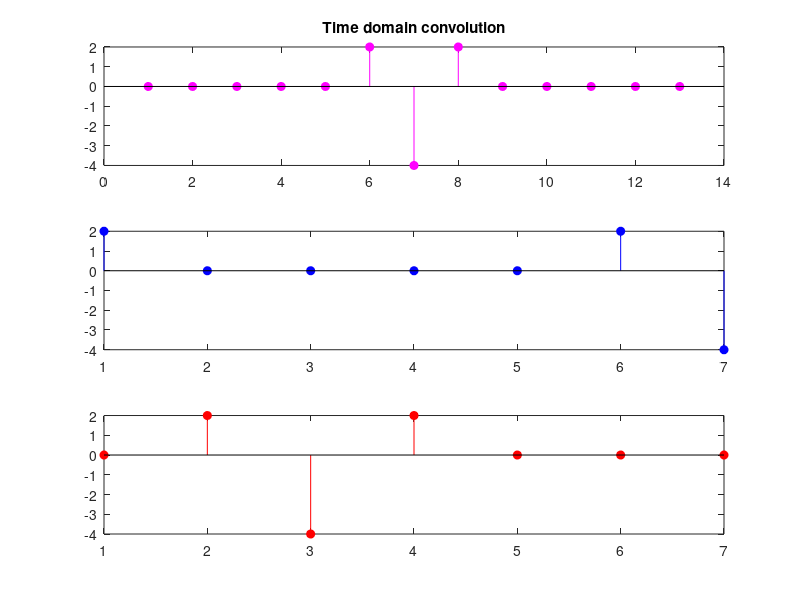
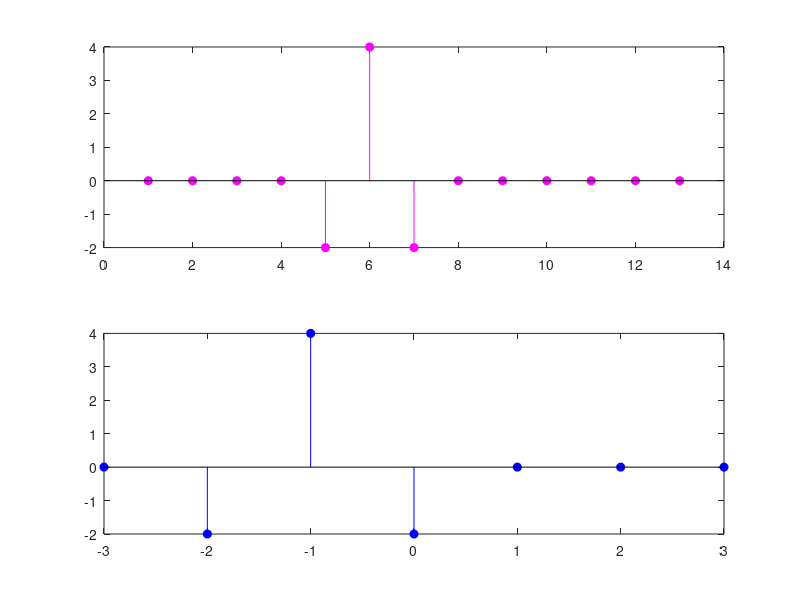

MATLAB code for these plots, in order:
%% Frequency domain manipulation - cross correlation

f = [0 0 1 -1 0 0 0]; 
g = [0 0 0 2 -2 0 0]; 

co = conv(f,g); 
xc = xcorr(f,g); 

%Convert to freq domain

F = fft(f);
G = fft(g);

figure(1)
subplot(3,1,1)
stem(co,'Filled','m')
title('Time domain convolution')

subplot(3,1,2)
CO = F.*G;  % . for two vectors multiplied together. It is now a complex vector
stem(ifft(CO),'filled','b') %one piece of a repeating time series. Very periodic time series. Sinusoids will go onto infinity. Takes complex numbers and brings them back into the time domain.
title('') 

subplot(3,1,3)
CO = F .*G; 
stem(fftshift(ifft(CO)),'Filled','r')

%'same' will truncate zeros 

%%
figure(2); clf;
xc = xcorr(f,g); 

subplot(2,1,1)
stem(xc,'m','filled')

subplot(2,1,2)
XC = F.*conj(G); %Freq domain
stem(-3:3,fftshift(ifft(XC)),'b','filled')


